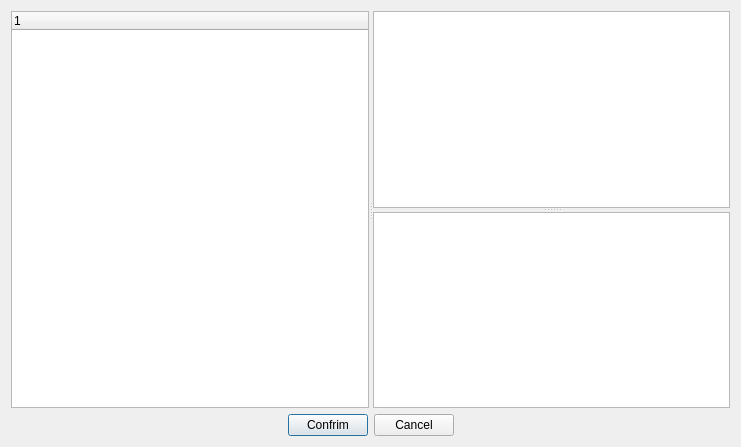
<?xml version="1.0" encoding="UTF-8"?>
<ui version="4.0">
 <class>selectvlinkform</class>
 <widget class="QDialog" name="selectvlinkform">
  <property name="geometry">
   <rect>
    <x>0</x>
    <y>0</y>
    <width>741</width>
    <height>447</height>
   </rect>
  </property>
  <property name="windowTitle">
   <string>Dialog</string>
  </property>
  <layout class="QGridLayout" name="gridLayout">
   <item row="0" column="0">
    <widget class="QSplitter" name="splitter_main">
     <property name="orientation">
      <enum>Qt::Horizontal</enum>
     </property>
     <widget class="QTreeWidget" name="treeWidget">
      <column>
       <property name="text">
        <string notr="true">1</string>
       </property>
      </column>
     </widget>
     <widget class="QSplitter" name="splitter">
      <property name="orientation">
       <enum>Qt::Vertical</enum>
      </property>
      <widget class="QTableWidget" name="tableWidget_vlink"/>
      <widget class="QTableWidget" name="tableWidget_vterminal"/>
     </widget>
    </widget>
   </item>
   <item row="1" column="0">
    <layout class="QHBoxLayout" name="horizontalLayout">
     <item>
      <spacer name="horizontalSpacer">
       <property name="orientation">
        <enum>Qt::Horizontal</enum>
       </property>
       <property name="sizeHint" stdset="0">
        <size>
         <width>40</width>
         <height>20</height>
        </size>
       </property>
      </spacer>
     </item>
     <item>
      <widget class="QPushButton" name="pushButton_confirm">
       <property name="text">
        <string>Confrim</string>
       </property>
      </widget>
     </item>
     <item>
      <widget class="QPushButton" name="pushButton_cancel">
       <property name="text">
        <string>Cancel</string>
       </property>
      </widget>
     </item>
     <item>
      <spacer name="horizontalSpacer_2">
       <property name="orientation">
        <enum>Qt::Horizontal</enum>
       </property>
       <property name="sizeHint" stdset="0">
        <size>
         <width>40</width>
         <height>20</height>
        </size>
       </property>
      </spacer>
     </item>
    </layout>
   </item>
  </layout>
 </widget>
 <resources/>
 <connections/>
</ui>
